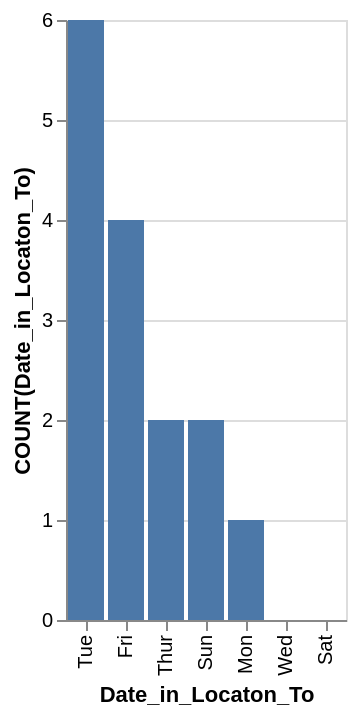

Express this chart as Vega-Lite.
### Vega-Lite specification from a JSON file in a GitHub repository (floating-point values rounded to 4 significant figures)
{"data": {"values": [{"x_data": "Tue", "y_data": 6}, {"x_data": "Fri", "y_data": 4}, {"x_data": "Thur", "y_data": 2}, {"x_data": "Sun", "y_data": 2}, {"x_data": "Mon", "y_data": 1}, {"x_data": "Wed", "y_data": 0}, {"x_data": "Sat", "y_data": 0}]}, "mark": "bar", "encoding": {"x": {"field": "x_data", "type": "nominal", "title": "Date_in_Locaton_To", "sort": {"op": "sum", "field": "y_data", "order": "descending"}}, "y": {"field": "y_data", "type": "quantitative", "title": "COUNT(Date_in_Locaton_To)"}}}
